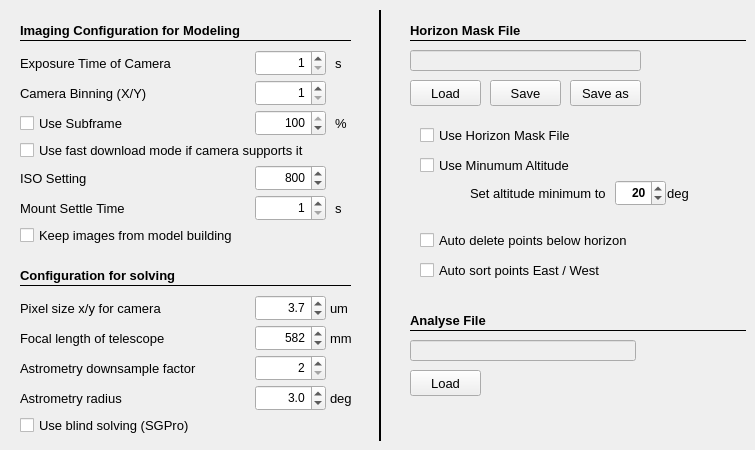
   <widget class="QWidget" name="tab">
    <attribute name="title">
     <string>Config Model Build</string>
    </attribute>
    <widget class="QCheckBox" name="checkSortPoints">
     <property name="geometry">
      <rect>
       <x>420</x>
       <y>260</y>
       <width>211</width>
       <height>20</height>
      </rect>
     </property>
     <property name="font">
      <font>
       <pointsize>10</pointsize>
      </font>
     </property>
     <property name="toolTip">
      <string>&lt;html&gt;&lt;head/&gt;&lt;body&gt;&lt;p&gt;Sorts the modeling points EAST / WEST side of pier.&lt;/p&gt;&lt;/body&gt;&lt;/html&gt;</string>
     </property>
     <property name="text">
      <string>Auto sort points East / West</string>
     </property>
    </widget>
    <widget class="QCheckBox" name="checkDeletePointsHorizonMask">
     <property name="geometry">
      <rect>
       <x>420</x>
       <y>230</y>
       <width>211</width>
       <height>20</height>
      </rect>
     </property>
     <property name="font">
      <font>
       <pointsize>10</pointsize>
      </font>
     </property>
     <property name="toolTip">
      <string>&lt;html&gt;&lt;head/&gt;&lt;body&gt;&lt;p&gt;Removes modeling points, which are below the horizon mask.&lt;/p&gt;&lt;/body&gt;&lt;/html&gt;</string>
     </property>
     <property name="text">
      <string>Auto delete points below horizon</string>
     </property>
    </widget>
    <widget class="QLabel" name="label_122">
     <property name="geometry">
      <rect>
       <x>665</x>
       <y>180</y>
       <width>26</width>
       <height>26</height>
      </rect>
     </property>
     <property name="font">
      <font>
       <pointsize>10</pointsize>
      </font>
     </property>
     <property name="text">
      <string>deg</string>
     </property>
     <property name="alignment">
      <set>Qt::AlignCenter</set>
     </property>
     <property name="wordWrap">
      <bool>false</bool>
     </property>
    </widget>
    <widget class="QCheckBox" name="checkUseMinimumHorizonLine">
     <property name="geometry">
      <rect>
       <x>420</x>
       <y>155</y>
       <width>211</width>
       <height>21</height>
      </rect>
     </property>
     <property name="font">
      <font>
       <pointsize>10</pointsize>
      </font>
     </property>
     <property name="toolTip">
      <string>&lt;html&gt;&lt;head/&gt;&lt;body&gt;&lt;p&gt;Use minimum altitude for horizon mask in hemisphere window.&lt;/p&gt;&lt;/body&gt;&lt;/html&gt;</string>
     </property>
     <property name="text">
      <string>Use Minumum Altitude</string>
     </property>
     <property name="checked">
      <bool>false</bool>
     </property>
    </widget>
    <widget class="QCheckBox" name="checkUseFileHorizonLine">
     <property name="geometry">
      <rect>
       <x>420</x>
       <y>125</y>
       <width>211</width>
       <height>21</height>
      </rect>
     </property>
     <property name="font">
      <font>
       <pointsize>10</pointsize>
      </font>
     </property>
     <property name="toolTip">
      <string>&lt;html&gt;&lt;head/&gt;&lt;body&gt;&lt;p&gt;Use horizon mask file in hemisphere window.&lt;/p&gt;&lt;/body&gt;&lt;/html&gt;</string>
     </property>
     <property name="text">
      <string>Use Horizon Mask File</string>
     </property>
     <property name="checked">
      <bool>false</bool>
     </property>
    </widget>
    <widget class="QLineEdit" name="le_horizonPointsFileName">
     <property name="enabled">
      <bool>false</bool>
     </property>
     <property name="geometry">
      <rect>
       <x>410</x>
       <y>50</y>
       <width>231</width>
       <height>21</height>
      </rect>
     </property>
     <property name="font">
      <font>
       <family>Courier</family>
       <pointsize>10</pointsize>
       <weight>50</weight>
       <bold>false</bold>
      </font>
     </property>
     <property name="mouseTracking">
      <bool>false</bool>
     </property>
     <property name="acceptDrops">
      <bool>false</bool>
     </property>
     <property name="toolTip">
      <string>&lt;html&gt;&lt;head/&gt;&lt;body&gt;&lt;p&gt;Name of Horizon Mask file, where the data is stored.&lt;/p&gt;&lt;p&gt;Please Double Click to Select.&lt;/p&gt;&lt;/body&gt;&lt;/html&gt;</string>
     </property>
     <property name="layoutDirection">
      <enum>Qt::RightToLeft</enum>
     </property>
     <property name="text">
      <string/>
     </property>
     <property name="readOnly">
      <bool>false</bool>
     </property>
    </widget>
    <widget class="Line" name="line_58">
     <property name="geometry">
      <rect>
       <x>410</x>
       <y>40</y>
       <width>336</width>
       <height>1</height>
      </rect>
     </property>
     <property name="font">
      <font>
       <pointsize>10</pointsize>
      </font>
     </property>
     <property name="frameShadow">
      <enum>QFrame::Plain</enum>
     </property>
     <property name="orientation">
      <enum>Qt::Horizontal</enum>
     </property>
    </widget>
    <widget class="QLabel" name="label_201">
     <property name="geometry">
      <rect>
       <x>470</x>
       <y>180</y>
       <width>146</width>
       <height>26</height>
      </rect>
     </property>
     <property name="font">
      <font>
       <pointsize>10</pointsize>
      </font>
     </property>
     <property name="text">
      <string>Set altitude minimum to</string>
     </property>
    </widget>
    <widget class="QLabel" name="label_194">
     <property name="geometry">
      <rect>
       <x>410</x>
       <y>20</y>
       <width>121</width>
       <height>21</height>
      </rect>
     </property>
     <property name="font">
      <font>
       <pointsize>10</pointsize>
       <weight>75</weight>
       <bold>true</bold>
      </font>
     </property>
     <property name="text">
      <string>Horizon Mask File</string>
     </property>
    </widget>
    <widget class="QDoubleSpinBox" name="altitudeMinimumHorizon">
     <property name="geometry">
      <rect>
       <x>615</x>
       <y>180</y>
       <width>51</width>
       <height>26</height>
      </rect>
     </property>
     <property name="font">
      <font>
       <family>Arial</family>
       <weight>75</weight>
       <bold>true</bold>
      </font>
     </property>
     <property name="toolTip">
      <string>&lt;html&gt;&lt;head/&gt;&lt;body&gt;&lt;p&gt;&lt;br/&gt;&lt;/p&gt;&lt;/body&gt;&lt;/html&gt;</string>
     </property>
     <property name="alignment">
      <set>Qt::AlignRight|Qt::AlignTrailing|Qt::AlignVCenter</set>
     </property>
     <property name="decimals">
      <number>0</number>
     </property>
     <property name="minimum">
      <double>0.000000000000000</double>
     </property>
     <property name="maximum">
      <double>90.000000000000000</double>
     </property>
     <property name="singleStep">
      <double>1.000000000000000</double>
     </property>
     <property name="value">
      <double>20.000000000000000</double>
     </property>
    </widget>
    <widget class="QLabel" name="label_164">
     <property name="geometry">
      <rect>
       <x>335</x>
       <y>50</y>
       <width>16</width>
       <height>26</height>
      </rect>
     </property>
     <property name="font">
      <font>
       <pointsize>10</pointsize>
      </font>
     </property>
     <property name="text">
      <string>s</string>
     </property>
    </widget>
    <widget class="QLabel" name="label_165">
     <property name="geometry">
      <rect>
       <x>335</x>
       <y>195</y>
       <width>16</width>
       <height>26</height>
      </rect>
     </property>
     <property name="font">
      <font>
       <pointsize>10</pointsize>
      </font>
     </property>
     <property name="text">
      <string>s</string>
     </property>
    </widget>
    <widget class="QDoubleSpinBox" name="settlingTime">
     <property name="geometry">
      <rect>
       <x>255</x>
       <y>195</y>
       <width>71</width>
       <height>26</height>
      </rect>
     </property>
     <property name="font">
      <font>
       <family>Arial</family>
       <weight>50</weight>
       <bold>false</bold>
      </font>
     </property>
     <property name="toolTip">
      <string>Sets the time to wait after mount stop before imaging</string>
     </property>
     <property name="alignment">
      <set>Qt::AlignRight|Qt::AlignTrailing|Qt::AlignVCenter</set>
     </property>
     <property name="decimals">
      <number>0</number>
     </property>
     <property name="minimum">
      <double>1.000000000000000</double>
     </property>
     <property name="maximum">
      <double>100.000000000000000</double>
     </property>
     <property name="singleStep">
      <double>1.000000000000000</double>
     </property>
     <property name="value">
      <double>1.000000000000000</double>
     </property>
    </widget>
    <widget class="QLabel" name="label_172">
     <property name="geometry">
      <rect>
       <x>20</x>
       <y>165</y>
       <width>181</width>
       <height>26</height>
      </rect>
     </property>
     <property name="font">
      <font>
       <pointsize>10</pointsize>
      </font>
     </property>
     <property name="text">
      <string>ISO Setting</string>
     </property>
    </widget>
    <widget class="QCheckBox" name="checkFastDownload">
     <property name="geometry">
      <rect>
       <x>20</x>
       <y>140</y>
       <width>291</width>
       <height>20</height>
      </rect>
     </property>
     <property name="font">
      <font>
       <pointsize>10</pointsize>
      </font>
     </property>
     <property name="toolTip">
      <string>Use Highspeed download of CCD camera if availabe</string>
     </property>
     <property name="text">
      <string>Use fast download mode if camera supports it</string>
     </property>
     <property name="checked">
      <bool>false</bool>
     </property>
    </widget>
    <widget class="QLabel" name="label_40">
     <property name="geometry">
      <rect>
       <x>20</x>
       <y>80</y>
       <width>131</width>
       <height>26</height>
      </rect>
     </property>
     <property name="font">
      <font>
       <pointsize>10</pointsize>
      </font>
     </property>
     <property name="text">
      <string>Camera Binning (X/Y)</string>
     </property>
    </widget>
    <widget class="QLabel" name="label_163">
     <property name="geometry">
      <rect>
       <x>20</x>
       <y>20</y>
       <width>231</width>
       <height>21</height>
      </rect>
     </property>
     <property name="font">
      <font>
       <pointsize>10</pointsize>
       <weight>75</weight>
       <bold>true</bold>
      </font>
     </property>
     <property name="text">
      <string>Imaging Configuration for Modeling</string>
     </property>
    </widget>
    <widget class="QLabel" name="label_38">
     <property name="geometry">
      <rect>
       <x>20</x>
       <y>195</y>
       <width>111</width>
       <height>26</height>
      </rect>
     </property>
     <property name="font">
      <font>
       <pointsize>10</pointsize>
      </font>
     </property>
     <property name="text">
      <string>Mount Settle Time</string>
     </property>
    </widget>
    <widget class="QCheckBox" name="checkDoSubframe">
     <property name="geometry">
      <rect>
       <x>20</x>
       <y>110</y>
       <width>111</width>
       <height>26</height>
      </rect>
     </property>
     <property name="font">
      <font>
       <pointsize>10</pointsize>
      </font>
     </property>
     <property name="toolTip">
      <string>&lt;html&gt;&lt;head/&gt;&lt;body&gt;&lt;p&gt;If checked, subframes were used if possible&lt;/p&gt;&lt;/body&gt;&lt;/html&gt;</string>
     </property>
     <property name="text">
      <string>Use Subframe</string>
     </property>
     <property name="checked">
      <bool>false</bool>
     </property>
    </widget>
    <widget class="QCheckBox" name="checkKeepImages">
     <property name="geometry">
      <rect>
       <x>20</x>
       <y>225</y>
       <width>231</width>
       <height>21</height>
      </rect>
     </property>
     <property name="font">
      <font>
       <pointsize>10</pointsize>
      </font>
     </property>
     <property name="toolTip">
      <string>Checked if you would like to keep the images of modeling session</string>
     </property>
     <property name="layoutDirection">
      <enum>Qt::LeftToRight</enum>
     </property>
     <property name="text">
      <string>Keep images from model building</string>
     </property>
     <property name="checked">
      <bool>false</bool>
     </property>
    </widget>
    <widget class="Line" name="line_25">
     <property name="geometry">
      <rect>
       <x>20</x>
       <y>40</y>
       <width>331</width>
       <height>1</height>
      </rect>
     </property>
     <property name="font">
      <font>
       <pointsize>10</pointsize>
      </font>
     </property>
     <property name="frameShadow">
      <enum>QFrame::Plain</enum>
     </property>
     <property name="orientation">
      <enum>Qt::Horizontal</enum>
     </property>
    </widget>
    <widget class="QDoubleSpinBox" name="cameraBin">
     <property name="geometry">
      <rect>
       <x>255</x>
       <y>80</y>
       <width>71</width>
       <height>26</height>
      </rect>
     </property>
     <property name="font">
      <font>
       <family>Arial</family>
       <weight>50</weight>
       <bold>false</bold>
      </font>
     </property>
     <property name="toolTip">
      <string>&lt;html&gt;&lt;head/&gt;&lt;body&gt;&lt;p&gt;Sets the binning for the camera&lt;/p&gt;&lt;/body&gt;&lt;/html&gt;</string>
     </property>
     <property name="alignment">
      <set>Qt::AlignRight|Qt::AlignTrailing|Qt::AlignVCenter</set>
     </property>
     <property name="decimals">
      <number>0</number>
     </property>
     <property name="minimum">
      <double>1.000000000000000</double>
     </property>
     <property name="maximum">
      <double>9.000000000000000</double>
     </property>
     <property name="singleStep">
      <double>1.000000000000000</double>
     </property>
     <property name="value">
      <double>1.000000000000000</double>
     </property>
    </widget>
    <widget class="QDoubleSpinBox" name="scaleSubframe">
     <property name="geometry">
      <rect>
       <x>255</x>
       <y>110</y>
       <width>71</width>
       <height>26</height>
      </rect>
     </property>
     <property name="font">
      <font>
       <family>Arial</family>
       <weight>50</weight>
       <bold>false</bold>
      </font>
     </property>
     <property name="toolTip">
      <string>&lt;html&gt;&lt;head/&gt;&lt;body&gt;&lt;p&gt;sets the percentage of frame size for subframe &lt;/p&gt;&lt;/body&gt;&lt;/html&gt;</string>
     </property>
     <property name="alignment">
      <set>Qt::AlignRight|Qt::AlignTrailing|Qt::AlignVCenter</set>
     </property>
     <property name="decimals">
      <number>0</number>
     </property>
     <property name="minimum">
      <double>10.000000000000000</double>
     </property>
     <property name="maximum">
      <double>100.000000000000000</double>
     </property>
     <property name="singleStep">
      <double>10.000000000000000</double>
     </property>
     <property name="value">
      <double>100.000000000000000</double>
     </property>
    </widget>
    <widget class="QDoubleSpinBox" name="cameraExposure">
     <property name="geometry">
      <rect>
       <x>255</x>
       <y>50</y>
       <width>71</width>
       <height>26</height>
      </rect>
     </property>
     <property name="font">
      <font>
       <family>Arial</family>
       <weight>50</weight>
       <bold>false</bold>
      </font>
     </property>
     <property name="toolTip">
      <string>&lt;html&gt;&lt;head/&gt;&lt;body&gt;&lt;p&gt;Sets the exposure time&lt;/p&gt;&lt;/body&gt;&lt;/html&gt;</string>
     </property>
     <property name="alignment">
      <set>Qt::AlignRight|Qt::AlignTrailing|Qt::AlignVCenter</set>
     </property>
     <property name="decimals">
      <number>0</number>
     </property>
     <property name="minimum">
      <double>1.000000000000000</double>
     </property>
     <property name="maximum">
      <double>300.000000000000000</double>
     </property>
     <property name="singleStep">
      <double>1.000000000000000</double>
     </property>
     <property name="value">
      <double>1.000000000000000</double>
     </property>
    </widget>
    <widget class="QLabel" name="label_173">
     <property name="geometry">
      <rect>
       <x>335</x>
       <y>110</y>
       <width>16</width>
       <height>26</height>
      </rect>
     </property>
     <property name="font">
      <font>
       <pointsize>10</pointsize>
      </font>
     </property>
     <property name="text">
      <string>%</string>
     </property>
    </widget>
    <widget class="QDoubleSpinBox" name="isoSetting">
     <property name="geometry">
      <rect>
       <x>255</x>
       <y>165</y>
       <width>71</width>
       <height>26</height>
      </rect>
     </property>
     <property name="font">
      <font>
       <family>Arial</family>
       <weight>50</weight>
       <bold>false</bold>
      </font>
     </property>
     <property name="toolTip">
      <string>Sets the iso setting</string>
     </property>
     <property name="alignment">
      <set>Qt::AlignRight|Qt::AlignTrailing|Qt::AlignVCenter</set>
     </property>
     <property name="decimals">
      <number>0</number>
     </property>
     <property name="minimum">
      <double>100.000000000000000</double>
     </property>
     <property name="maximum">
      <double>128000.000000000000000</double>
     </property>
     <property name="singleStep">
      <double>100.000000000000000</double>
     </property>
     <property name="value">
      <double>800.000000000000000</double>
     </property>
    </widget>
    <widget class="QLabel" name="label_39">
     <property name="geometry">
      <rect>
       <x>20</x>
       <y>50</y>
       <width>161</width>
       <height>26</height>
      </rect>
     </property>
     <property name="font">
      <font>
       <pointsize>10</pointsize>
      </font>
     </property>
     <property name="text">
      <string>Exposure Time of Camera</string>
     </property>
    </widget>
    <widget class="Line" name="line_41">
     <property name="geometry">
      <rect>
       <x>370</x>
       <y>10</y>
       <width>21</width>
       <height>431</height>
      </rect>
     </property>
     <property name="styleSheet">
      <string notr="true"/>
     </property>
     <property name="frameShadow">
      <enum>QFrame::Plain</enum>
     </property>
     <property name="lineWidth">
      <number>2</number>
     </property>
     <property name="orientation">
      <enum>Qt::Vertical</enum>
     </property>
    </widget>
    <widget class="QPushButton" name="btn_saveHorizonMaskAs">
     <property name="enabled">
      <bool>true</bool>
     </property>
     <property name="geometry">
      <rect>
       <x>570</x>
       <y>80</y>
       <width>71</width>
       <height>26</height>
      </rect>
     </property>
     <property name="font">
      <font>
       <pointsize>10</pointsize>
      </font>
     </property>
     <property name="toolTip">
      <string>&lt;html&gt;&lt;head/&gt;&lt;body&gt;&lt;p&gt;Saves the horizon mask in new file&lt;/p&gt;&lt;/body&gt;&lt;/html&gt;</string>
     </property>
     <property name="styleSheet">
      <string notr="true"/>
     </property>
     <property name="text">
      <string>Save as</string>
     </property>
    </widget>
    <widget class="QPushButton" name="btn_loadHorizonMask">
     <property name="geometry">
      <rect>
       <x>410</x>
       <y>80</y>
       <width>71</width>
       <height>26</height>
      </rect>
     </property>
     <property name="font">
      <font>
       <pointsize>10</pointsize>
      </font>
     </property>
     <property name="toolTip">
      <string>&lt;html&gt;&lt;head/&gt;&lt;body&gt;&lt;p&gt;Loads the horizon mask from given file&lt;/p&gt;&lt;/body&gt;&lt;/html&gt;</string>
     </property>
     <property name="styleSheet">
      <string notr="true"/>
     </property>
     <property name="text">
      <string>Load</string>
     </property>
    </widget>
    <widget class="QPushButton" name="btn_saveHorizonMask">
     <property name="enabled">
      <bool>true</bool>
     </property>
     <property name="geometry">
      <rect>
       <x>490</x>
       <y>80</y>
       <width>71</width>
       <height>26</height>
      </rect>
     </property>
     <property name="font">
      <font>
       <pointsize>10</pointsize>
      </font>
     </property>
     <property name="toolTip">
      <string>&lt;html&gt;&lt;head/&gt;&lt;body&gt;&lt;p&gt;Saves the horizon mask in file&lt;/p&gt;&lt;/body&gt;&lt;/html&gt;</string>
     </property>
     <property name="styleSheet">
      <string notr="true"/>
     </property>
     <property name="text">
      <string>Save</string>
     </property>
    </widget>
    <widget class="QLabel" name="label_99">
     <property name="geometry">
      <rect>
       <x>410</x>
       <y>310</y>
       <width>191</width>
       <height>21</height>
      </rect>
     </property>
     <property name="font">
      <font>
       <pointsize>10</pointsize>
       <weight>75</weight>
       <bold>true</bold>
      </font>
     </property>
     <property name="text">
      <string>Analyse File</string>
     </property>
    </widget>
    <widget class="Line" name="line_29">
     <property name="geometry">
      <rect>
       <x>410</x>
       <y>330</y>
       <width>336</width>
       <height>1</height>
      </rect>
     </property>
     <property name="frameShadow">
      <enum>QFrame::Plain</enum>
     </property>
     <property name="orientation">
      <enum>Qt::Horizontal</enum>
     </property>
    </widget>
    <widget class="QLineEdit" name="le_analyseFileName">
     <property name="enabled">
      <bool>false</bool>
     </property>
     <property name="geometry">
      <rect>
       <x>410</x>
       <y>340</y>
       <width>226</width>
       <height>21</height>
      </rect>
     </property>
     <property name="font">
      <font>
       <family>Courier</family>
       <pointsize>10</pointsize>
       <weight>75</weight>
       <bold>true</bold>
      </font>
     </property>
     <property name="mouseTracking">
      <bool>false</bool>
     </property>
     <property name="acceptDrops">
      <bool>false</bool>
     </property>
     <property name="toolTip">
      <string>&lt;html&gt;&lt;head/&gt;&lt;body&gt;&lt;p&gt;Name of Analysis file, where the data ist stored.&lt;/p&gt;&lt;p&gt;Please Double Click to select.&lt;/p&gt;&lt;/body&gt;&lt;/html&gt;</string>
     </property>
     <property name="layoutDirection">
      <enum>Qt::RightToLeft</enum>
     </property>
     <property name="text">
      <string/>
     </property>
     <property name="readOnly">
      <bool>false</bool>
     </property>
    </widget>
    <widget class="QPushButton" name="btn_loadAnalyseData">
     <property name="geometry">
      <rect>
       <x>410</x>
       <y>370</y>
       <width>71</width>
       <height>26</height>
      </rect>
     </property>
     <property name="font">
      <font>
       <pointsize>10</pointsize>
      </font>
     </property>
     <property name="toolTip">
      <string>&lt;html&gt;&lt;head/&gt;&lt;body&gt;&lt;p&gt;Loads the modeling data from file.&lt;/p&gt;&lt;/body&gt;&lt;/html&gt;</string>
     </property>
     <property name="styleSheet">
      <string notr="true"/>
     </property>
     <property name="text">
      <string>Load</string>
     </property>
    </widget>
    <widget class="QLabel" name="label_166">
     <property name="geometry">
      <rect>
       <x>20</x>
       <y>295</y>
       <width>171</width>
       <height>26</height>
      </rect>
     </property>
     <property name="font">
      <font>
       <pointsize>10</pointsize>
      </font>
     </property>
     <property name="text">
      <string>Pixel size x/y for camera</string>
     </property>
    </widget>
    <widget class="QDoubleSpinBox" name="pixelSize">
     <property name="geometry">
      <rect>
       <x>255</x>
       <y>295</y>
       <width>71</width>
       <height>26</height>
      </rect>
     </property>
     <property name="font">
      <font>
       <weight>50</weight>
       <bold>false</bold>
      </font>
     </property>
     <property name="toolTip">
      <string>Pixel size of camera</string>
     </property>
     <property name="alignment">
      <set>Qt::AlignRight|Qt::AlignTrailing|Qt::AlignVCenter</set>
     </property>
     <property name="decimals">
      <number>1</number>
     </property>
     <property name="maximum">
      <double>25.000000000000000</double>
     </property>
     <property name="singleStep">
      <double>0.100000000000000</double>
     </property>
     <property name="value">
      <double>3.700000000000000</double>
     </property>
    </widget>
    <widget class="QLabel" name="label_167">
     <property name="geometry">
      <rect>
       <x>330</x>
       <y>295</y>
       <width>21</width>
       <height>26</height>
      </rect>
     </property>
     <property name="font">
      <font>
       <pointsize>10</pointsize>
      </font>
     </property>
     <property name="text">
      <string>um</string>
     </property>
    </widget>
    <widget class="QLabel" name="label_168">
     <property name="geometry">
      <rect>
       <x>20</x>
       <y>325</y>
       <width>156</width>
       <height>26</height>
      </rect>
     </property>
     <property name="font">
      <font>
       <pointsize>10</pointsize>
      </font>
     </property>
     <property name="text">
      <string>Focal length of telescope</string>
     </property>
    </widget>
    <widget class="QDoubleSpinBox" name="focalLength">
     <property name="geometry">
      <rect>
       <x>255</x>
       <y>325</y>
       <width>71</width>
       <height>26</height>
      </rect>
     </property>
     <property name="font">
      <font>
       <family>Arial</family>
       <weight>50</weight>
       <bold>false</bold>
      </font>
     </property>
     <property name="toolTip">
      <string>resulting focal length - please think of reducers etc.</string>
     </property>
     <property name="alignment">
      <set>Qt::AlignRight|Qt::AlignTrailing|Qt::AlignVCenter</set>
     </property>
     <property name="decimals">
      <number>0</number>
     </property>
     <property name="maximum">
      <double>5000.000000000000000</double>
     </property>
     <property name="singleStep">
      <double>1.000000000000000</double>
     </property>
     <property name="value">
      <double>582.000000000000000</double>
     </property>
    </widget>
    <widget class="QLabel" name="label_169">
     <property name="geometry">
      <rect>
       <x>330</x>
       <y>325</y>
       <width>26</width>
       <height>26</height>
      </rect>
     </property>
     <property name="font">
      <font>
       <pointsize>10</pointsize>
      </font>
     </property>
     <property name="text">
      <string>mm</string>
     </property>
    </widget>
    <widget class="QLabel" name="label_218">
     <property name="geometry">
      <rect>
       <x>20</x>
       <y>265</y>
       <width>231</width>
       <height>21</height>
      </rect>
     </property>
     <property name="font">
      <font>
       <pointsize>10</pointsize>
       <weight>75</weight>
       <bold>true</bold>
      </font>
     </property>
     <property name="text">
      <string>Configuration for solving</string>
     </property>
    </widget>
    <widget class="Line" name="line_36">
     <property name="geometry">
      <rect>
       <x>20</x>
       <y>285</y>
       <width>331</width>
       <height>1</height>
      </rect>
     </property>
     <property name="font">
      <font>
       <pointsize>10</pointsize>
      </font>
     </property>
     <property name="frameShadow">
      <enum>QFrame::Plain</enum>
     </property>
     <property name="orientation">
      <enum>Qt::Horizontal</enum>
     </property>
    </widget>
    <widget class="QDoubleSpinBox" name="astrometryDownsampling">
     <property name="geometry">
      <rect>
       <x>255</x>
       <y>355</y>
       <width>71</width>
       <height>26</height>
      </rect>
     </property>
     <property name="font">
      <font>
       <family>Arial</family>
       <weight>50</weight>
       <bold>false</bold>
      </font>
     </property>
     <property name="toolTip">
      <string>&lt;html&gt;&lt;head/&gt;&lt;body&gt;&lt;p&gt;downsample_factor: float, &gt;1. Downsample (bin) your image by this factor before performing source detection. This often helps with saturated images, noisy images, and large images. 2 and 4 are commonly-useful values.&lt;/p&gt;&lt;/body&gt;&lt;/html&gt;</string>
     </property>
     <property name="alignment">
      <set>Qt::AlignRight|Qt::AlignTrailing|Qt::AlignVCenter</set>
     </property>
     <property name="decimals">
      <number>0</number>
     </property>
     <property name="minimum">
      <double>2.000000000000000</double>
     </property>
     <property name="maximum">
      <double>6.000000000000000</double>
     </property>
     <property name="singleStep">
      <double>1.000000000000000</double>
     </property>
     <property name="value">
      <double>2.000000000000000</double>
     </property>
    </widget>
    <widget class="QLabel" name="label_219">
     <property name="geometry">
      <rect>
       <x>20</x>
       <y>355</y>
       <width>201</width>
       <height>26</height>
      </rect>
     </property>
     <property name="font">
      <font>
       <pointsize>10</pointsize>
      </font>
     </property>
     <property name="text">
      <string>Astrometry downsample factor</string>
     </property>
    </widget>
    <widget class="QLabel" name="label_221">
     <property name="geometry">
      <rect>
       <x>20</x>
       <y>385</y>
       <width>201</width>
       <height>26</height>
      </rect>
     </property>
     <property name="font">
      <font>
       <pointsize>10</pointsize>
      </font>
     </property>
     <property name="text">
      <string>Astrometry radius</string>
     </property>
    </widget>
    <widget class="QDoubleSpinBox" name="astrometryRadius">
     <property name="geometry">
      <rect>
       <x>255</x>
       <y>385</y>
       <width>71</width>
       <height>26</height>
      </rect>
     </property>
     <property name="font">
      <font>
       <family>Arial</family>
       <weight>50</weight>
       <bold>false</bold>
      </font>
     </property>
     <property name="toolTip">
      <string>&lt;html&gt;&lt;head/&gt;&lt;body&gt;&lt;p&gt;Radius: float, in degrees. Used with center_ra, center_dec to specify that you know roughly where your image is on the sky. Please set to 0 if you don't know.&lt;/p&gt;&lt;/body&gt;&lt;/html&gt;</string>
     </property>
     <property name="alignment">
      <set>Qt::AlignRight|Qt::AlignTrailing|Qt::AlignVCenter</set>
     </property>
     <property name="decimals">
      <number>1</number>
     </property>
     <property name="minimum">
      <double>0.000000000000000</double>
     </property>
     <property name="maximum">
      <double>5.000000000000000</double>
     </property>
     <property name="singleStep">
      <double>0.100000000000000</double>
     </property>
     <property name="value">
      <double>3.000000000000000</double>
     </property>
    </widget>
    <widget class="QLabel" name="label_222">
     <property name="geometry">
      <rect>
       <x>330</x>
       <y>385</y>
       <width>26</width>
       <height>26</height>
      </rect>
     </property>
     <property name="font">
      <font>
       <pointsize>10</pointsize>
      </font>
     </property>
     <property name="text">
      <string>deg</string>
     </property>
    </widget>
    <widget class="QCheckBox" name="checkUseBlindSolving">
     <property name="geometry">
      <rect>
       <x>20</x>
       <y>415</y>
       <width>231</width>
       <height>21</height>
      </rect>
     </property>
     <property name="font">
      <font>
       <pointsize>10</pointsize>
      </font>
     </property>
     <property name="toolTip">
      <string>&lt;html&gt;&lt;head/&gt;&lt;body&gt;&lt;p&gt;Checked if you would like to enable blind solver function in SGPro&lt;/p&gt;&lt;/body&gt;&lt;/html&gt;</string>
     </property>
     <property name="layoutDirection">
      <enum>Qt::LeftToRight</enum>
     </property>
     <property name="text">
      <string>Use blind solving (SGPro)</string>
     </property>
     <property name="checked">
      <bool>false</bool>
     </property>
    </widget>
   </widget>
